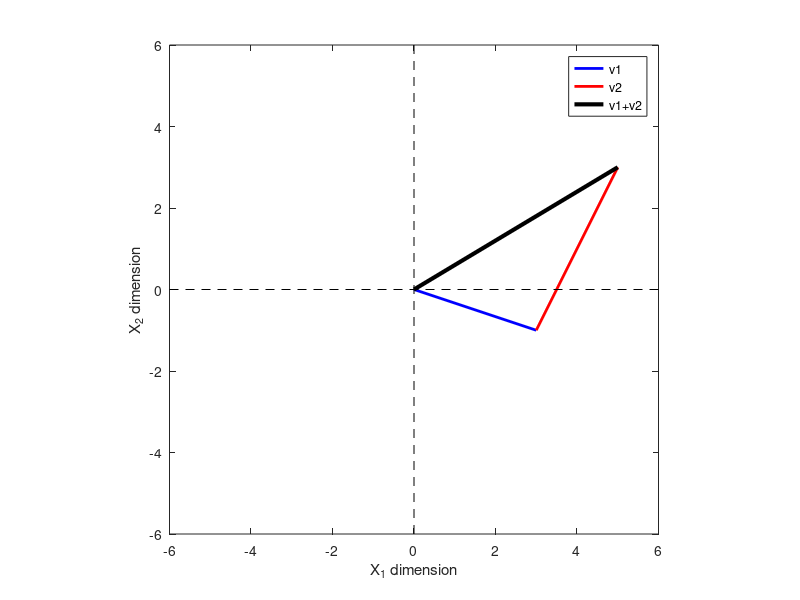

Write the MATLAB code that produced this figure.
%%% VECTOR ADDITION/SUBTRACTION

% Creating the vectors
v1 = [3 -1]
v2 = [2 4]

% Storing the addition in another vector
v3 = v1 + v2

% Plotting
figure(1), clf 

% Plotting results
plot([0 v1(1)], [0 v1(2)], 'b', 'linewidth', 2)
hold on 
plot([0 v2(1)] + v1(1), [0 v2(2)] + v1(2), 'r', 'linewidth', 2)
plot([0 v3(1)], [0 v3(2)], 'k', 'linewidth', 3)
legend({'v1';'v2';'v1+v2'},'AutoUpdate','off')

% Making the plot look nicer
axis square
axis([ -1 1 -1 1] * 6)
hold on 
plot(get(gca, 'xlim'), [0 0], 'k--')
plot([0 0], get(gca, 'ylim'), 'k--')
xlabel('X_1 dimension')
ylabel('X_2 dimension')